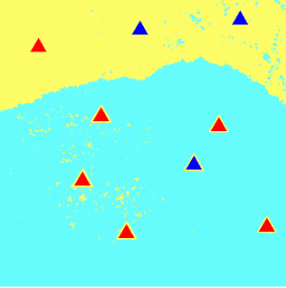
#> input picture photos/ref.png, 286 x 288 px, found by its file name
$ python restofthecode.py
#> lines starting #> are read from the running program, lines starting #| are printed output that depends on the picture; after the words box and inside, x2 and y2 are one past the last pixel; in counts of white or black regions, pixels touching at a corner belong together
import cv2 as cv
import numpy as np
img=cv.imread('photos/ref.png')
#> img is the input picture: shape (288, 286, 3); mean B, G, R 206.9, 248.9, 146.6
cv.imshow('og', img)
bi=cv.bilateralFilter(img, 50, 200, 200)
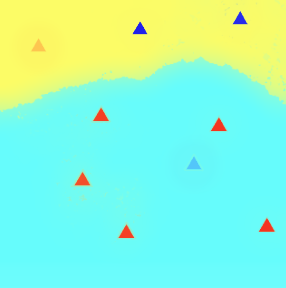
#> bi: shape (288, 286, 3); mean B, G, R 207.6, 249.8, 145.9
cv.imshow('c',bi)
blur=cv.GaussianBlur(bi, (3,3), cv.BORDER_DEFAULT)
cv.imshow('blur', blur)
canny=cv.Canny(blur, 125,175)
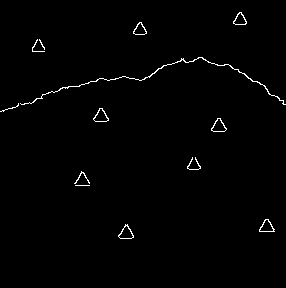
#> canny: shape (288, 286); 1% white in thin lines or dots, all inside (x1, y1, x2, y2) = (0, 12, 286, 239)
contour, heirarchies = cv.findContours(canny, cv.RETR_EXTERNAL, cv.CHAIN_APPROX_SIMPLE)
#> contour = 13 contours, 6 with area under 20; largest, box (x1, y1, x2, y2) and area: (118, 224, 134, 239) 126, (211, 118, 227, 132) 124, (93, 108, 109, 122) 124, (259, 219, 275, 232) 115, (233, 12, 247, 25) 104, (133, 22, 147, 35) 102, (20, 57, 286, 105) 76
n=len(contour)
#> n = 13
cv.imshow('canny', canny)
b,g,r= cv.split(img)
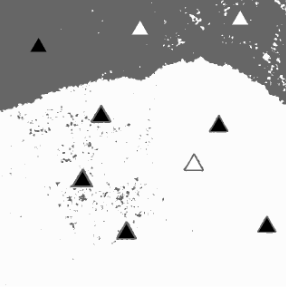
#> b: shape (288, 286); min 0, max 255, mean 206.9
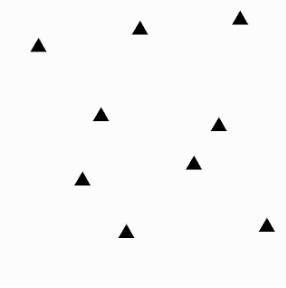
#> g: shape (288, 286); min 0, max 255, mean 248.9
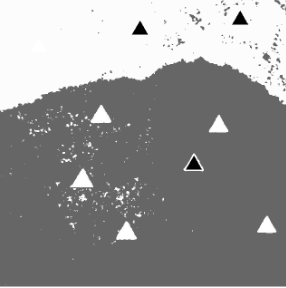
#> r: shape (288, 286); min 0, max 255, mean 146.6
cv.imshow('og', img)
cv.imshow('blue', b)
cv.imshow('green', g)
cv.imshow("red", r)
blank=np.zeros(img.shape[:2], dtype='uint8')
m=cv.merge([blank, g, canny])
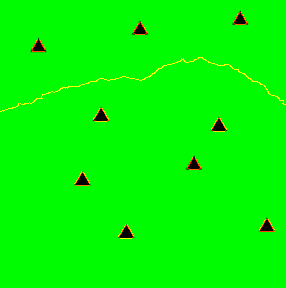
#> m: shape (288, 286, 3); mean of channels 0, 1, 2 0, 248.9, 2.6; drawn as B, G, R
cv.imshow('m', m)

print(n)
#| 13
cv.waitKey(0)
